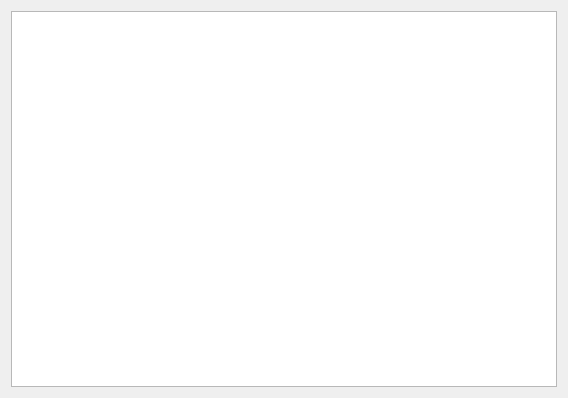
<?xml version="1.0" encoding="UTF-8"?>
<ui version="4.0">
 <class>MainWindow</class>
 <widget class="QMainWindow" name="MainWindow">
  <property name="geometry">
   <rect>
    <x>0</x>
    <y>0</y>
    <width>568</width>
    <height>398</height>
   </rect>
  </property>
  <property name="windowTitle">
   <string>MainWindow</string>
  </property>
  <widget class="QWidget" name="centralWidget">
   <layout class="QVBoxLayout" name="verticalLayout">
    <item>
     <widget class="QTableView" name="tableView"/>
    </item>
   </layout>
  </widget>
 </widget>
 <layoutdefault spacing="6" margin="11"/>
 <resources/>
 <connections/>
</ui>
